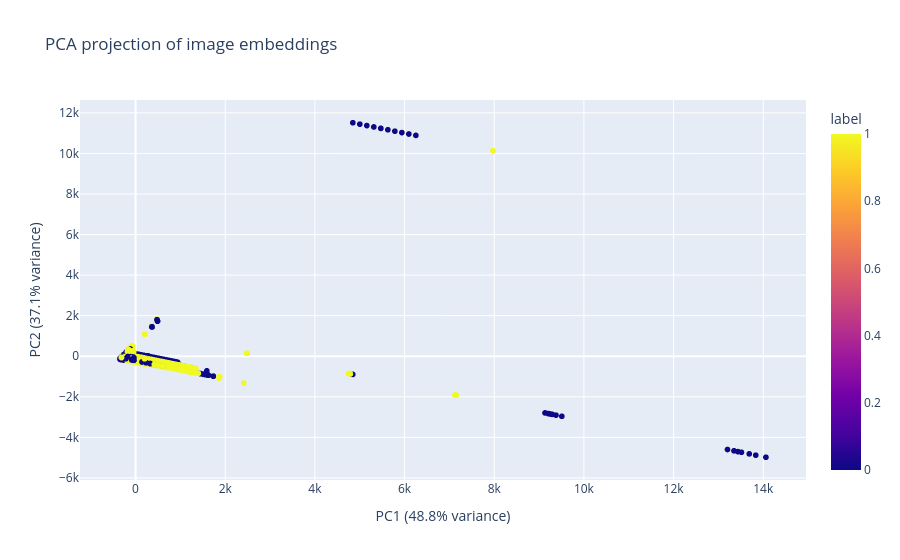

Notebook source saved alongside this figure:
### Code cell
pca = PCA(n_components=2)
pca_embeddings = pca.fit_transform(embeddings)

pca_df = pd.DataFrame({
    "PC1": pca_embeddings[:, 0],
    "PC2": pca_embeddings[:, 1],
    "label": y,
})

fig = px.scatter(
    pca_df,
    x="PC1",
    y="PC2",
    color="label",
    hover_name="label",
    title="PCA projection of image embeddings",
    labels={
        "PC1": f"PC1 ({pca.explained_variance_ratio_[0]:.1%} variance)",
        "PC2": f"PC2 ({pca.explained_variance_ratio_[1]:.1%} variance)",
    },
)
fig.show()

### Figure 1 — Plotly figure (JSON) as saved in the notebook; plotly's stock layout.template omitted (floating-point values rounded to 4 significant figures; data arrays with more than 128 entries replaced by an {"elided": "..."} marker saying what was removed)
{"data": [{"hovertemplate": "<b>%{hovertext}</b><br><br>PC1 (48.8% variance)=%{x}<br>PC2 (37.1% variance)=%{y}<br>label=%{marker.color}<extra></extra>", "hovertext": {"elided": "8185 float values"}, "legendgroup": "", "marker": {"color": {"elided": "8185 float values"}, "coloraxis": "coloraxis", "symbol": "circle"}, "mode": "markers", "name": "", "showlegend": false, "x": {"elided": "8185 float values"}, "xaxis": "x", "y": {"elided": "8185 float values"}, "yaxis": "y", "type": "scattergl"}], "layout": {"xaxis": {"anchor": "y", "domain": [0.0, 1.0], "title": {"text": "PC1 (48.8% variance)"}}, "yaxis": {"anchor": "x", "domain": [0.0, 1.0], "title": {"text": "PC2 (37.1% variance)"}}, "coloraxis": {"colorbar": {"title": {"text": "label"}}, "colorscale": [[0.0, "#0d0887"], [0.1111, "#46039f"], [0.2222, "#7201a8"], [0.3333, "#9c179e"], [0.4444, "#bd3786"], [0.5556, "#d8576b"], [0.6667, "#ed7953"], [0.7778, "#fb9f3a"], [0.8889, "#fdca26"], [1.0, "#f0f921"]]}, "legend": {"tracegroupgap": 0}, "title": {"text": "PCA projection of image embeddings"}}}
